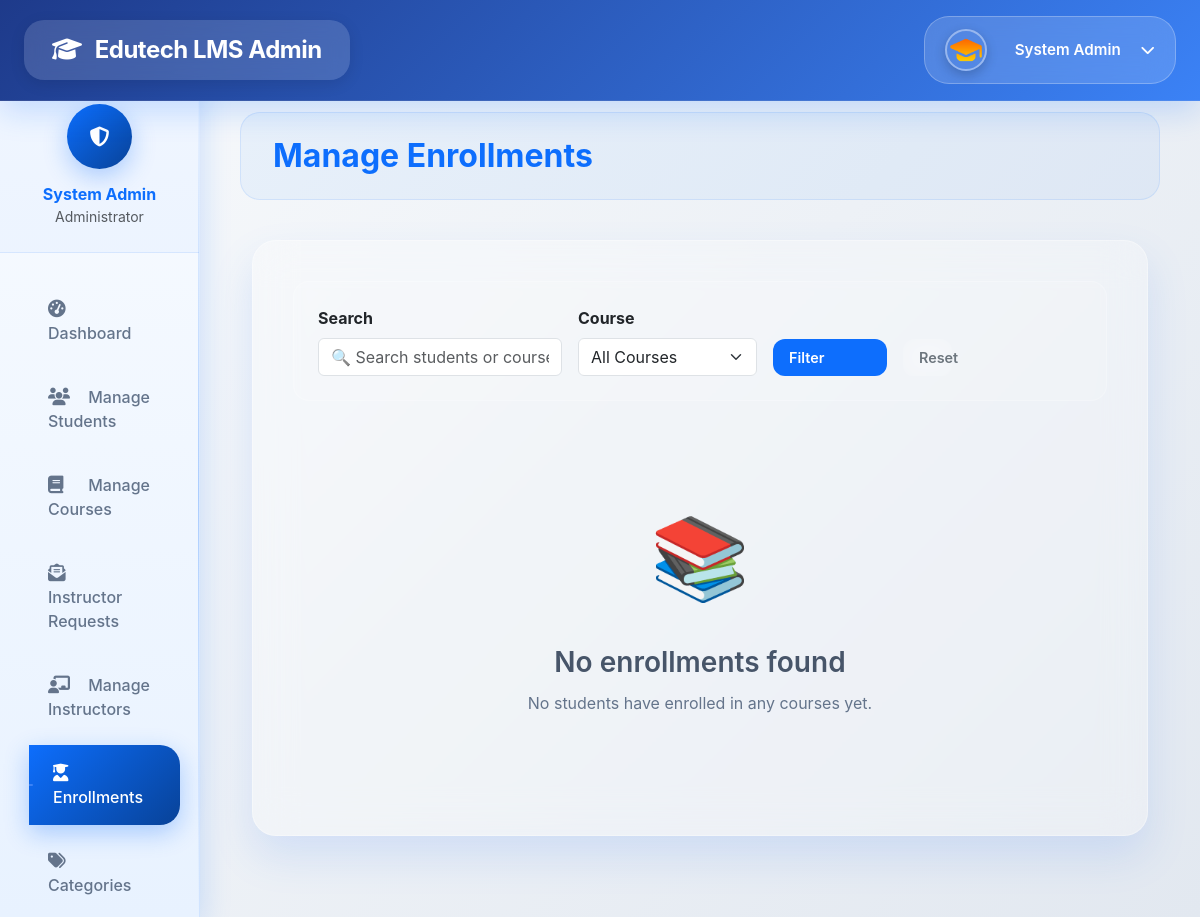
/admin/enrollments.php (signed in), run on an earlier commit of the app's database.
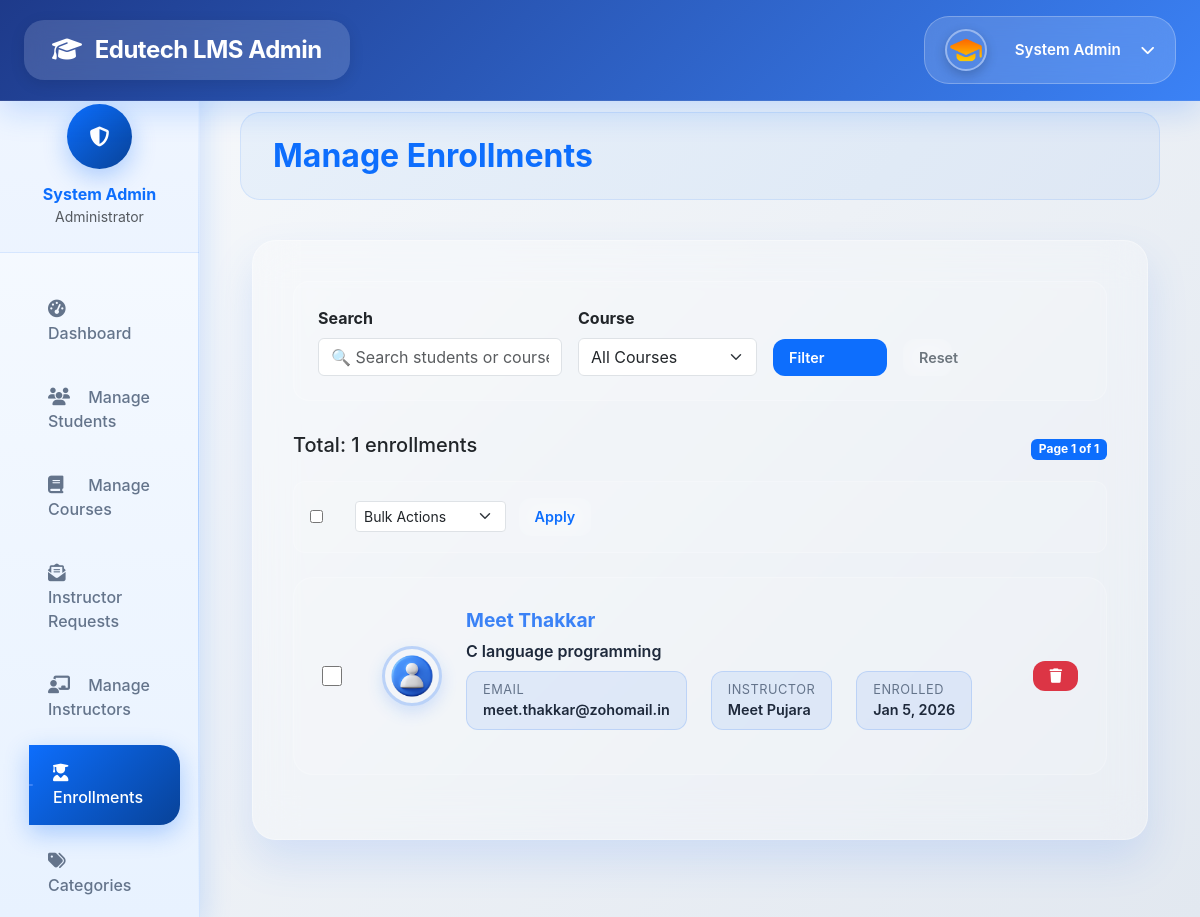
And on a later commit of the database.
### tables this page shows
CREATE TABLE `enrollments` (
  `id` int(11) NOT NULL,
  `user_id` int(11) DEFAULT NULL,
  `course_id` int(11) DEFAULT NULL,
  `payment_id` varchar(100) DEFAULT NULL,
  `enrolled_at` timestamp NOT NULL DEFAULT current_timestamp(),
  `completed_at` timestamp NULL DEFAULT NULL,
  `progress` int(11) DEFAULT 0,
  `completed` tinyint(1) DEFAULT 0,
  `created_at` timestamp NOT NULL DEFAULT current_timestamp(),
  `updated_at` timestamp NULL DEFAULT NULL ON UPDATE current_timestamp()
);

CREATE TABLE `users` (
  `id` int(11) NOT NULL,
  `email` varchar(100) NOT NULL,
  `password` varchar(255) NOT NULL,
  `first_name` varchar(50) NOT NULL,
  `last_name` varchar(50) NOT NULL,
  `profile_picture` varchar(255) DEFAULT NULL,
  `bio` text DEFAULT NULL,
  `created_at` timestamp NOT NULL DEFAULT current_timestamp(),
  `updated_at` timestamp NOT NULL DEFAULT current_timestamp() ON UPDATE current_timestamp()
);

CREATE TABLE `courses` (
  `id` int(11) NOT NULL,
  `title` varchar(255) NOT NULL,
  `description` text DEFAULT NULL,
  `instructor_id` int(11) DEFAULT NULL,
  `category` varchar(100) DEFAULT NULL,
  `price` decimal(10,2) DEFAULT 0.00,
  `thumbnail` varchar(255) DEFAULT NULL,
  `duration` int(11) DEFAULT 0,
  `level` enum('beginner','intermediate','advanced') DEFAULT 'beginner',
  `created_at` timestamp NOT NULL DEFAULT current_timestamp(),
  `updated_at` timestamp NOT NULL DEFAULT current_timestamp() ON UPDATE current_timestamp()
);

CREATE TABLE `instructors` (
  `id` int(11) NOT NULL,
  `first_name` varchar(100) NOT NULL,
  `last_name` varchar(100) NOT NULL,
  `email` varchar(255) NOT NULL,
  `password` varchar(255) NOT NULL,
  `profile_picture` varchar(255) DEFAULT NULL,
  `bio` text DEFAULT NULL,
  `id_proof` varchar(255) NOT NULL,
  `qualification` varchar(255) DEFAULT NULL,
  `demo_video` varchar(255) DEFAULT NULL,
  `experience` varchar(100) DEFAULT NULL,
  `expertise_area` varchar(255) DEFAULT NULL,
  `profile_status` enum('pending','active','inactive') NOT NULL DEFAULT 'pending',
  `verified` enum('yes','no') DEFAULT 'no',
  `email_verified` tinyint(1) DEFAULT 0,
  `created_at` timestamp NOT NULL DEFAULT current_timestamp(),
  `updated_at` timestamp NOT NULL DEFAULT current_timestamp() ON UPDATE current_timestamp()
);

### admin/enrollments.php (the view, shortened to what the changed rows need)
<?php
require_once 'admin_header.php';
$page = isset($_GET['page']) ? max(1, (int) $_GET['page']) : 1;
$limit = 8;
$offset = ($page - 1) * $limit;
$where = "1=1";
$params = [];
$countStmt = $admin_pdo->prepare("
    SELECT COUNT(*)
    FROM enrollments e
    JOIN users u ON e.user_id = u.id
    JOIN courses c ON e.course_id = c.id
    WHERE $where
");
$countStmt->execute($params);
$totalEnrollments = $countStmt->fetchColumn();
$totalPages = ceil($totalEnrollments / $limit);
$stmt = $admin_pdo->prepare("
    SELECT e.*, u.first_name, u.last_name, u.email, u.profile_picture,
           c.title as course_title, c.duration as course_duration, c.thumbnail as course_thumbnail,
           inst.first_name as instructor_first_name, inst.last_name as instructor_last_name
    FROM enrollments e
    JOIN users u ON e.user_id = u.id
    JOIN courses c ON e.course_id = c.id
    LEFT JOIN instructors inst ON c.instructor_id = inst.id
    WHERE $where
    ORDER BY e.enrolled_at DESC
    LIMIT $limit OFFSET $offset
");
$stmt->execute($params);
$enrollments = $stmt->fetchAll();
?>
<div class="container-fluid">
    <div class="enrollments-card">
        <?php if (!empty($enrollments)): ?>
            <div class="d-flex justify-content-between align-items-center mb-3">
                <h5>Total: <?= $totalEnrollments ?> enrollments</h5>
                <span class="badge bg-primary">Page <?= $page ?> of <?= $totalPages ?></span>
            </div>
            <form method="POST" id="bulkForm">
                <div class="bulk-actions">
                    <div class="row align-items-center">
                        <div class="col-auto">
                            <input type="checkbox" id="selectAll" class="me-2">
                        </div>
                        <div class="col">
                            <select name="bulk_action" class="form-select form-select-sm d-inline-block w-auto">
                                <option value="">Bulk Actions</option>
                            </select>
                            <button type="submit" class="btn btn-sm btn-outline-primary ms-2">Apply</button>
                        </div>
                    </div>
                </div>
                <?php foreach ($enrollments as $e): ?>
                    <div class="enrollment-item">
                        <input type="checkbox" name="enrollment_ids[]" value="<?= $e['id'] ?>" class="enrollment-checkbox me-3">
                        <img src="../<?= htmlspecialchars($e['profile_picture'] ?? 'default-avatar.png') ?>"
                            class="student-avatar" onerror="this.src='../uploads/profile_pictures/default.png'"
                            alt="<?= htmlspecialchars($e['first_name']) ?>">
                        <div class="enrollment-info">
                            <div class="student-name">
                                <?= htmlspecialchars($e['first_name'] . ' ' . $e['last_name']) ?>
                            </div>
                            <div class="course-title"><?= htmlspecialchars($e['course_title']) ?></div>
                            <div class="enrollment-details">
                                <div class="detail-item">
                                    <div class="detail-label">Email</div>
                                    <div class="detail-value"><?= htmlspecialchars($e['email']) ?></div>
                                </div>
                                <div class="detail-item">
                                    <div class="detail-label">Instructor</div>
                                    <div class="detail-value">
                                        <?= $e['instructor_first_name'] ? htmlspecialchars($e['instructor_first_name'] . ' ' . $e['instructor_last_name']) : 'N/A' ?>
                                    </div>
                                </div>
                                <div class="detail-item">
                                    <div class="detail-label">Enrolled</div>
                                    <div class="detail-value"><?= date('M j, Y', strtotime($e['enrolled_at'])) ?></div>
                                </div>
                            </div>
                        </div>
                        <div class="action-buttons">
                            <a href="enrollments.php?action=delete&id=<?= $e['id'] ?>" class="btn btn-danger"
                                title="Delete" onclick="return confirm('Delete this enrollment?')">
                                <i class="fas fa-trash"></i>
                            </a>
                        </div>
                    </div>
                <?php endforeach; ?>
            </form>
        <?php else: ?>
            <div class="empty-state">
                <div class="empty-icon">📚</div>
                <div class="empty-title">No enrollments found</div>
                <p>No students have enrolled in any courses yet.</p>
            </div>
        <?php endif; ?>
    </div>
</div>
<?php require_once 'admin_footer.php'; ?>

What changed in the data, as far as the page shows it:
added enrollments: user.last_name "Meet Thakkar", course.title "C language programming", user.email "meet.thakkar@zohomail.in", instructors.first_name+last_name "Meet Pujara", enrolled_at "Jan 5, 2026"
Also different on the page:
$totalEnrollments: (not shown) → "1"
$page: (not shown) → "1"
$totalPages: (not shown) → "1"
form field value: (not shown) → "☐"
form field bulk_action: (not shown) → "Bulk Actions"
text no longer shown: "📚 No enrollments found No students have enrolled in any courses yet."
text now shown: "Total: enrollments Page of Apply"
